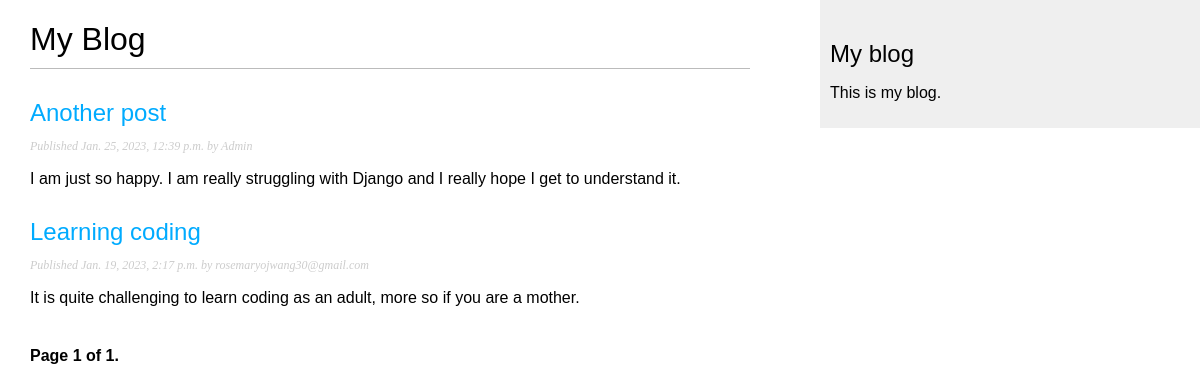
Before: /blog/ with the older database file.
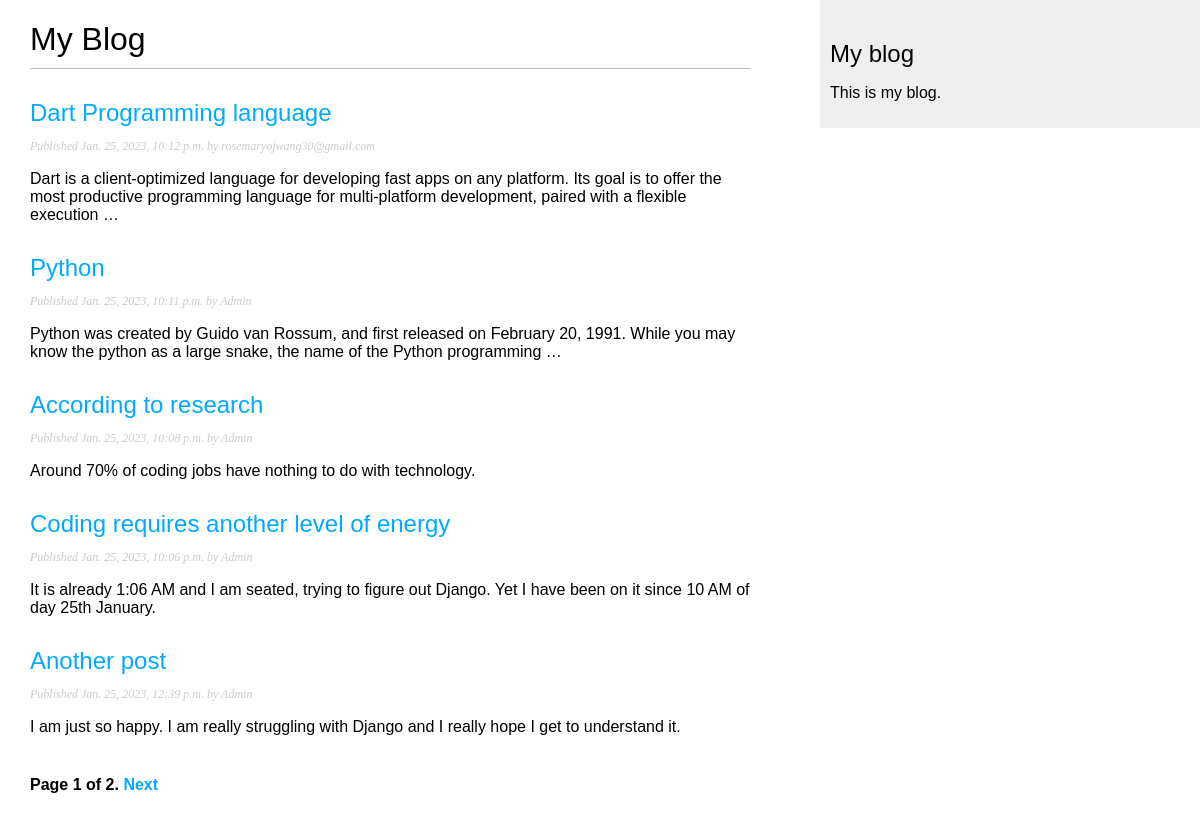
After: the same page with the newer database file.
### blog/models.py (models this page shows, shortened)
class Post(models.Model):
    class Status(models.TextChoices):
        DRAFT = 'DF', 'Draft'
        PUBLISHED = 'PB', 'Published'
    title = models.CharField(max_length = 250)
    slug = models.SlugField(max_length = 250,
                            unique_for_date='publish')
    author = models.ForeignKey(User,
                               on_delete=models.CASCADE,
                               related_name='blog_posts')
    body = models.TextField()
    publish = models.DateTimeField(default=timezone.now)
    created = models.DateTimeField(auto_now_add=True)
    updated = models.DateTimeField(auto_now=True)
    status = models.CharField(max_length=2,
                              choices=Status.choices,
                              default=Status.DRAFT)
    objects = models.Manager()
    published = PublishedManager()
    class Meta:
        ordering = ['-publish']
        indexes = [
            models.Index(fields=['-publish']),
        ]
    def get_absolute_url(self):
        return reverse('blog:post_detail',
                       args=[self.publish.year,
                       self.publish.month,
                       self.publish.day,
                       self.slug])

### blog/views.py (the view)
# urls.py: path('', views.PostListView.as_view(), name = 'post_list'),
class PostListView(ListView):
    queryset =Post.published.all()
    context_object_name ='posts'
    paginate_by = 5
    template_name = 'blog/post/list.html'

### blog/templates/blog/post/list.html (shortened to what this page needs)
{% extends "blog/base.html" %}
{% block content %}
 <h1>My Blog</h1>
 {% for post in posts %}
  <h2>
    <a href="{{ post.get_absolute_url }}">
      {{ post.title }}
    </a>
  </h2>
  <p class="date">
    Published {{ post.publish }} by {{ post.author }}
  </p>
  {{ post.body|truncatewords:30|linebreaks }}
 {% endfor %}
 {% include "pagination.html" with page=page_obj %}
{% endblock %}

### blog/templates/blog/base.html (shortened to what this page needs)
{% load static %}
<!DOCTYPE html>
<html lang="en-US">
<head>
    <link href="{% static 'css/blog.css' %}" rel="stylesheet">
</head>
<body>
    <div id="content">
        {% block content %}
        {% endblock %}
    </div>
    <div id="sidebar">
        <h2>My blog</h2>
        <p>This is my blog.</p>
    </div>
</body>
</html>

### blog/templates/pagination.html (shortened to what this page needs)
<!DOCTYPE html>
<html lang="en">
<head>
</head>
<body>
    <div class="pagination">
        <span clas="step-links">
                <span class="current">
                    Page {{ page.number }} of {{ page.paginator.num_pages }}.
                </span>
                {% if page.has_next %}
                    <a href="?page={{ page.next_page_number }}">Next</a>
                {% endif %}
        </span>
    </div>
</body>
</html>

### static/css/blog.css (style rules this page uses)
body { margin:0; padding:0; font-family:helvetica, sans-serif; }
a { color:#00abff; text-decoration:none; }
h1 { font-weight:normal; border-bottom:1px solid #bbb; padding:0 0 10px 0; }
h2 { font-weight:normal; margin:30px 0 0; }
#content { float:left; width:60%; padding:0 0 0 30px; }
#sidebar { float:right; width:30%; padding:10px; background:#efefef; height:100%; }
p.date { color:#ccc; font-family: georgia, serif; font-size: 12px; font-style: italic; }
.pagination { margin:40px 0; font-weight:bold; }

Changed rows visible on the page:
no longer on this page (row unchanged): Post: title "Learning coding", publish "Jan. 19, 2023, 2:17 p.m.", author "rosemaryojwang30@gmail.com", body "It is quite challenging to learn coding as an adult, more so if you are a mother."
added Post: title "Dart Programming language", publish "Jan. 25, 2023, 10:12 p.m.", author "rosemaryojwang30@gmail.com", body "Dart is a client-optimized language for developing fast apps on any platform. Its goal is to offer the most productive programming language for multi-platform development, paired with a flexible execution …"
added Post: title "Python", publish "Jan. 25, 2023, 10:11 p.m.", author "Admin", body "Python was created by Guido van Rossum, and first released on February 20, 1991. While you may know the python as a large snake, the name of the Python programming …"
added Post: title "According to research", publish "Jan. 25, 2023, 10:08 p.m.", author "Admin", body "Around 70% of coding jobs have nothing to do with technology."
added Post: title "Coding requires another level of energy", publish "Jan. 25, 2023, 10:06 p.m.", author "Admin", body "It is already 1:06 AM and I am seated, trying to figure out Django. Yet I have been on it since 10 AM of day 25th January."
Other visible differences:
{{ page.paginator.num_pages }}: "1" → "2"
text now shown: "Next"
